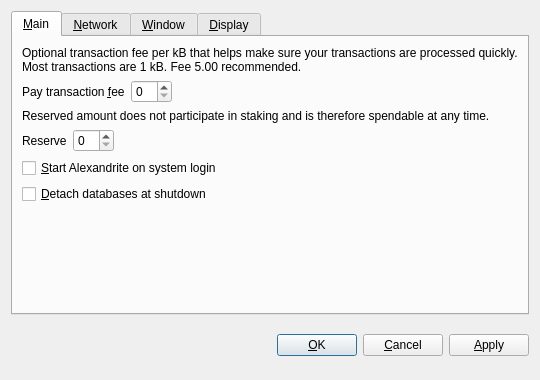
<?xml version="1.0" encoding="UTF-8"?>
<ui version="4.0">
 <class>OptionsDialog</class>
 <widget class="QDialog" name="OptionsDialog">
  <property name="geometry">
   <rect>
    <x>0</x>
    <y>0</y>
    <width>540</width>
    <height>380</height>
   </rect>
  </property>
  <property name="windowTitle">
   <string>Options</string>
  </property>
  <property name="modal">
   <bool>true</bool>
  </property>
  <layout class="QVBoxLayout" name="verticalLayout">
   <item>
    <widget class="QTabWidget" name="tabWidget">
     <property name="tabPosition">
      <enum>QTabWidget::North</enum>
     </property>
     <property name="currentIndex">
      <number>0</number>
     </property>
     <widget class="QWidget" name="tabMain">
      <attribute name="title">
       <string>&amp;Main</string>
      </attribute>
      <layout class="QVBoxLayout" name="verticalLayout_Main">
       <item>
        <widget class="QLabel" name="transactionFeeInfoLabel">
         <property name="text">
          <string>Optional transaction fee per kB that helps make sure your transactions are processed quickly. Most transactions are 1 kB. Fee 5.00 recommended.</string>
         </property>
         <property name="textFormat">
          <enum>Qt::PlainText</enum>
         </property>
         <property name="wordWrap">
          <bool>true</bool>
         </property>
        </widget>
       </item>
       <item>
        <layout class="QHBoxLayout" name="horizontalLayoutFee">
         <item>
          <widget class="QLabel" name="transactionFeeLabel">
           <property name="text">
            <string>Pay transaction &amp;fee</string>
           </property>
           <property name="textFormat">
            <enum>Qt::PlainText</enum>
           </property>
           <property name="buddy">
            <cstring>transactionFee</cstring>
           </property>
          </widget>
         </item>
         <item>
          <widget class="BitcoinAmountField" name="transactionFee"/>
         </item>
         <item>
          <spacer name="horizontalSpacerFee">
           <property name="orientation">
            <enum>Qt::Horizontal</enum>
           </property>
           <property name="sizeHint" stdset="0">
            <size>
             <width>40</width>
             <height>20</height>
            </size>
           </property>
          </spacer>
         </item>
        </layout>
       </item>
       <item>
        <widget class="QLabel" name="reserveBalanceInfoLabel">
         <property name="text">
          <string>Reserved amount does not participate in staking and is therefore spendable at any time.</string>
         </property>
         <property name="textFormat">
          <enum>Qt::PlainText</enum>
         </property>
         <property name="wordWrap">
          <bool>true</bool>
         </property>
        </widget>
       </item>
       <item>
        <layout class="QHBoxLayout" name="horizontalLayoutReserveBalance">
         <item>
          <widget class="QLabel" name="reserveBalanceLabel">
           <property name="text">
            <string>Reserve</string>
           </property>
           <property name="textFormat">
            <enum>Qt::PlainText</enum>
           </property>
           <property name="buddy">
            <cstring>reserveBalance</cstring>
           </property>
          </widget>
         </item>
         <item>
          <widget class="BitcoinAmountField" name="reserveBalance"/>
         </item>
         <item>
          <spacer name="horizontalSpacerReserveBalance">
           <property name="orientation">
            <enum>Qt::Horizontal</enum>
           </property>
           <property name="sizeHint" stdset="0">
            <size>
             <width>40</width>
             <height>20</height>
            </size>
           </property>
          </spacer>
         </item>
        </layout>
       </item>
       <item>
        <widget class="QCheckBox" name="bitcoinAtStartup">
         <property name="toolTip">
          <string>Automatically start Alexandrite after logging in to the system.</string>
         </property>
         <property name="text">
          <string>&amp;Start Alexandrite on system login</string>
         </property>
        </widget>
       </item>
       <item>
        <widget class="QCheckBox" name="detachDatabases">
         <property name="toolTip">
          <string>Detach block and address databases at shutdown. This means they can be moved to another data directory, but it slows down shutdown. The wallet is always detached.</string>
         </property>
         <property name="text">
          <string>&amp;Detach databases at shutdown</string>
         </property>
        </widget>
       </item>
       <item>
        <spacer name="verticalSpacer_Main">
         <property name="orientation">
          <enum>Qt::Vertical</enum>
         </property>
         <property name="sizeHint" stdset="0">
          <size>
           <width>20</width>
           <height>40</height>
          </size>
         </property>
        </spacer>
       </item>
      </layout>
     </widget>
     <widget class="QWidget" name="tabNetwork">
      <attribute name="title">
       <string>&amp;Network</string>
      </attribute>
      <layout class="QVBoxLayout" name="verticalLayout_Network">
       <item>
        <widget class="QCheckBox" name="mapPortUpnp">
         <property name="toolTip">
          <string>Automatically open the Alexandrite client port on the router. This only works when your router supports UPnP and it is enabled.</string>
         </property>
         <property name="text">
          <string>Map port using &amp;UPnP</string>
         </property>
        </widget>
       </item>
       <item>
        <widget class="QCheckBox" name="connectSocks">
         <property name="toolTip">
          <string>Connect to the Alexandrite network through a SOCKS proxy (e.g. when connecting through Tor).</string>
         </property>
         <property name="text">
          <string>&amp;Connect through SOCKS proxy:</string>
         </property>
        </widget>
       </item>
       <item>
        <layout class="QHBoxLayout" name="horizontalLayout_Network">
         <item>
          <widget class="QLabel" name="proxyIpLabel">
           <property name="text">
            <string>Proxy &amp;IP:</string>
           </property>
           <property name="textFormat">
            <enum>Qt::PlainText</enum>
           </property>
           <property name="buddy">
            <cstring>proxyIp</cstring>
           </property>
          </widget>
         </item>
         <item>
          <widget class="QValidatedLineEdit" name="proxyIp">
           <property name="maximumSize">
            <size>
             <width>140</width>
             <height>16777215</height>
            </size>
           </property>
           <property name="toolTip">
            <string>IP address of the proxy (e.g. 127.0.0.1)</string>
           </property>
          </widget>
         </item>
         <item>
          <widget class="QLabel" name="proxyPortLabel">
           <property name="text">
            <string>&amp;Port:</string>
           </property>
           <property name="textFormat">
            <enum>Qt::PlainText</enum>
           </property>
           <property name="buddy">
            <cstring>proxyPort</cstring>
           </property>
          </widget>
         </item>
         <item>
          <widget class="QLineEdit" name="proxyPort">
           <property name="maximumSize">
            <size>
             <width>55</width>
             <height>16777215</height>
            </size>
           </property>
           <property name="toolTip">
            <string>Port of the proxy (e.g. 9050)</string>
           </property>
          </widget>
         </item>
         <item>
          <widget class="QLabel" name="socksVersionLabel">
           <property name="text">
            <string>SOCKS &amp;Version:</string>
           </property>
           <property name="textFormat">
            <enum>Qt::PlainText</enum>
           </property>
           <property name="buddy">
            <cstring>socksVersion</cstring>
           </property>
          </widget>
         </item>
         <item>
          <widget class="QValueComboBox" name="socksVersion">
           <property name="toolTip">
            <string>SOCKS version of the proxy (e.g. 5)</string>
           </property>
          </widget>
         </item>
         <item>
          <spacer name="horizontalSpacer_Network">
           <property name="orientation">
            <enum>Qt::Horizontal</enum>
           </property>
           <property name="sizeHint" stdset="0">
            <size>
             <width>40</width>
             <height>20</height>
            </size>
           </property>
          </spacer>
         </item>
        </layout>
       </item>
       <item>
        <spacer name="verticalSpacer_Network">
         <property name="orientation">
          <enum>Qt::Vertical</enum>
         </property>
         <property name="sizeHint" stdset="0">
          <size>
           <width>20</width>
           <height>40</height>
          </size>
         </property>
        </spacer>
       </item>
      </layout>
     </widget>
     <widget class="QWidget" name="tabWindow">
      <attribute name="title">
       <string>&amp;Window</string>
      </attribute>
      <layout class="QVBoxLayout" name="verticalLayout_Window">
       <item>
        <widget class="QCheckBox" name="minimizeToTray">
         <property name="toolTip">
          <string>Show only a tray icon after minimizing the window.</string>
         </property>
         <property name="text">
          <string>&amp;Minimize to the tray instead of the taskbar</string>
         </property>
        </widget>
       </item>
       <item>
        <widget class="QCheckBox" name="minimizeOnClose">
         <property name="toolTip">
          <string>Minimize instead of exit the application when the window is closed. When this option is enabled, the application will be closed only after selecting Quit in the menu.</string>
         </property>
         <property name="text">
          <string>M&amp;inimize on close</string>
         </property>
        </widget>
       </item>
       <item>
        <spacer name="verticalSpacer_Window">
         <property name="orientation">
          <enum>Qt::Vertical</enum>
         </property>
         <property name="sizeHint" stdset="0">
          <size>
           <width>20</width>
           <height>40</height>
          </size>
         </property>
        </spacer>
       </item>
      </layout>
     </widget>
     <widget class="QWidget" name="tabDisplay">
      <attribute name="title">
       <string>&amp;Display</string>
      </attribute>
      <layout class="QVBoxLayout" name="verticalLayout_Display">
       <item>
        <layout class="QHBoxLayout" name="horizontalLayout_1_Display">
         <item>
          <widget class="QLabel" name="langLabel">
           <property name="text">
            <string>User Interface &amp;language:</string>
           </property>
           <property name="textFormat">
            <enum>Qt::PlainText</enum>
           </property>
           <property name="buddy">
            <cstring>lang</cstring>
           </property>
          </widget>
         </item>
         <item>
          <widget class="QValueComboBox" name="lang">
           <property name="toolTip">
            <string>The user interface language can be set here. This setting will take effect after restarting Alexandrite.</string>
           </property>
          </widget>
         </item>
        </layout>
       </item>
       <item>
        <layout class="QHBoxLayout" name="horizontalLayout_2_Display">
         <item>
          <widget class="QLabel" name="unitLabel">
           <property name="text">
            <string>&amp;Unit to show amounts in:</string>
           </property>
           <property name="textFormat">
            <enum>Qt::PlainText</enum>
           </property>
           <property name="buddy">
            <cstring>unit</cstring>
           </property>
          </widget>
         </item>
         <item>
          <widget class="QValueComboBox" name="unit">
           <property name="toolTip">
            <string>Choose the default subdivision unit to show in the interface and when sending coins.</string>
           </property>
          </widget>
         </item>
        </layout>
       </item>
       <item>
        <widget class="QCheckBox" name="displayAddresses">
         <property name="toolTip">
          <string>Whether to show Alexandrite addresses in the transaction list or not.</string>
         </property>
         <property name="text">
          <string>&amp;Display addresses in transaction list</string>
         </property>
        </widget>
       </item>
       <item>
        <widget class="QCheckBox" name="coinControlFeatures">
         <property name="toolTip">
          <string>Whether to show coin control features or not.</string>
         </property>
         <property name="text">
          <string>Display coin &amp;control features (experts only!)</string>
         </property>
        </widget>
       </item>
       <item>
        <spacer name="verticalSpacer_Display">
         <property name="orientation">
          <enum>Qt::Vertical</enum>
         </property>
         <property name="sizeHint" stdset="0">
          <size>
           <width>20</width>
           <height>40</height>
          </size>
         </property>
        </spacer>
       </item>
      </layout>
     </widget>
    </widget>
   </item>
   <item>
    <layout class="QHBoxLayout" name="horizontalLayout_Buttons">
     <item>
      <spacer name="horizontalSpacer_1">
       <property name="orientation">
        <enum>Qt::Horizontal</enum>
       </property>
       <property name="sizeHint" stdset="0">
        <size>
         <width>40</width>
         <height>48</height>
        </size>
       </property>
      </spacer>
     </item>
     <item>
      <widget class="QLabel" name="statusLabel">
       <property name="font">
        <font>
         <weight>75</weight>
         <bold>true</bold>
        </font>
       </property>
       <property name="text">
        <string/>
       </property>
       <property name="textFormat">
        <enum>Qt::PlainText</enum>
       </property>
       <property name="wordWrap">
        <bool>true</bool>
       </property>
      </widget>
     </item>
     <item>
      <spacer name="horizontalSpacer_2">
       <property name="orientation">
        <enum>Qt::Horizontal</enum>
       </property>
       <property name="sizeHint" stdset="0">
        <size>
         <width>40</width>
         <height>48</height>
        </size>
       </property>
      </spacer>
     </item>
     <item>
      <widget class="QPushButton" name="okButton">
       <property name="text">
        <string>&amp;OK</string>
       </property>
      </widget>
     </item>
     <item>
      <widget class="QPushButton" name="cancelButton">
       <property name="text">
        <string>&amp;Cancel</string>
       </property>
       <property name="autoDefault">
        <bool>false</bool>
       </property>
      </widget>
     </item>
     <item>
      <widget class="QPushButton" name="applyButton">
       <property name="text">
        <string>&amp;Apply</string>
       </property>
       <property name="autoDefault">
        <bool>false</bool>
       </property>
      </widget>
     </item>
    </layout>
   </item>
  </layout>
 </widget>
 <customwidgets>
  <customwidget>
   <class>BitcoinAmountField</class>
   <extends>QSpinBox</extends>
   <header>bitcoinamountfield.h</header>
  </customwidget>
  <customwidget>
   <class>QValueComboBox</class>
   <extends>QComboBox</extends>
   <header>qvaluecombobox.h</header>
  </customwidget>
  <customwidget>
   <class>QValidatedLineEdit</class>
   <extends>QLineEdit</extends>
   <header>qvalidatedlineedit.h</header>
  </customwidget>
 </customwidgets>
 <resources/>
 <connections/>
</ui>
